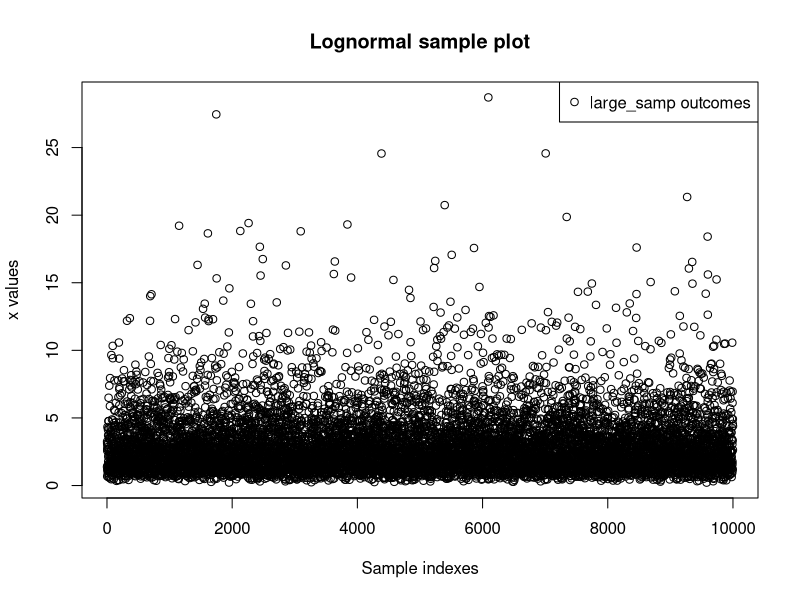
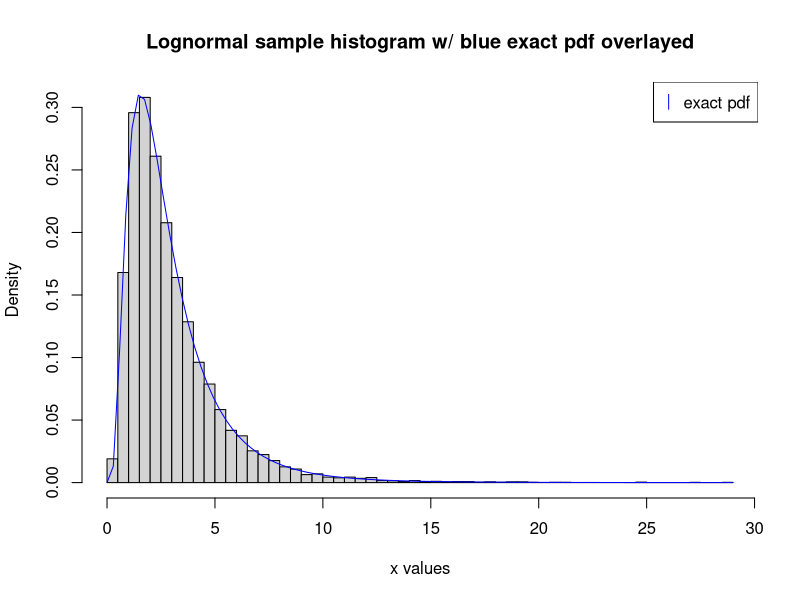
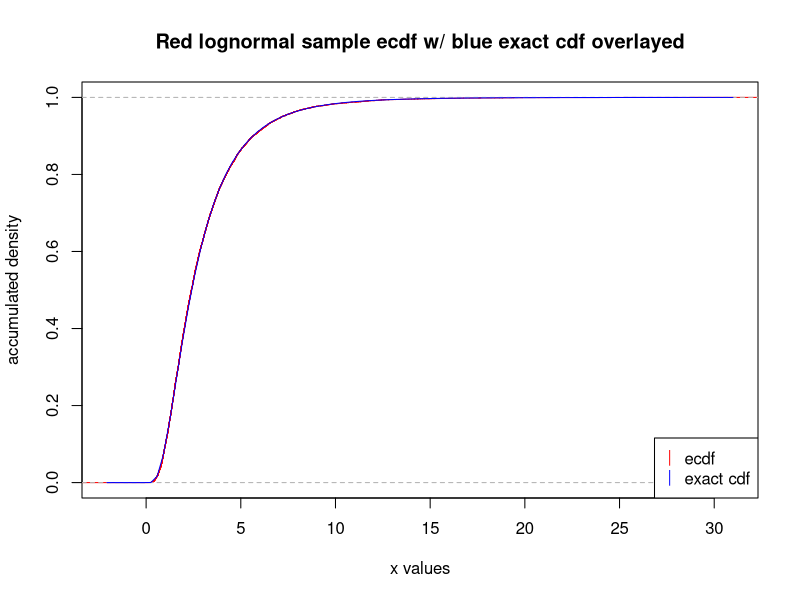

The R source for these figures, in order:
## ---- chunk 1
find_params <- function(exp, var) {
  sig_sq <- log(var / exp^2 + 1)
  mu <- log(exp) - sig_sq / 2
  return(list("mu" = mu, "sig_sq" = sig_sq))
}
## ---- chunk 2
params <- find_params(3, 5)
ln_mu <- params$mu; ln_sig_sq <- params$sig_sq
ln_mu; ln_sig_sq
## ---- chunk 3
n <- 10000
ln_sig <- sqrt(ln_sig_sq)
large_samp <- rlnorm(n, ln_mu, ln_sig)
## ---- chunk 4
plot(large_samp, main = "Lognormal sample plot", xlab = "Sample indexes",
     ylab = "x values")
legend("topright", legend = "large_samp outcomes", pch = 1)
## ---- chunk 5
hist(large_samp, 50, FALSE,
     main = "Lognormal sample histogram w/ blue exact pdf overlayed",
     xlab = "x values")
curve(dlnorm(x, meanlog = ln_mu, sdlog = ln_sig), add = TRUE, col = "blue")
legend("topright", legend = "exact pdf", col = "blue", pch = "|")
## ---- chunk 6
plot(ecdf(large_samp),
     main = "Red lognormal sample ecdf w/ blue exact cdf overlayed",
     xlab = "x values", ylab = "accumulated density", col = "red")
curve(plnorm(x, meanlog = ln_mu, sdlog = ln_sig), add = TRUE, col = "blue")
legend("bottomright", legend = c("ecdf", "exact cdf"), col = c("red", "blue"),
       pch = "|")
## ---- chunk 7
# Load MASS library for use of mvrnorm function
library(MASS)

fit_locdisp_mlfp <- function(eps_mat, p_vec, nu, thresh) {
  # Extract length of p_vec (also width of eps_mat) and num_rows
  t_bar <- length(p_vec)
  num_rows <- nrow(eps_mat)
  
  # Introduce helper functions for constructing m_vec, s_mat
  construct_m_vec <- function(vec) {
    # simple matrix multiplication
    m_vec_ <- eps_mat %*% vec
    return(m_vec_)
  }
  construct_s_mat <- function(vec, m_vec_) {
    # Replace each 2*1 col of eps_mat w/ 2*2 prod
    mat_prod <- matrix(apply(eps_mat, 2, function(eps) (eps - m_vec_)
                             %*% t(eps - m_vec_)), 2)
    # Multiply each 2*2 square w/in matrix by corresponding vec val
    weighted_mat_prod <- sweep(mat_prod, 2, rep(vec, each = 2), '*')
    # Sum up 2*2 squares w/in matrix
    s_mat_ <- matrix(c(rowSums(weighted_mat_prod[, seq(1, 2*t_bar, 2)]),
                       rowSums(weighted_mat_prod[, seq(2, 2*t_bar, 2)])), 2)
  }
  # Learned sweep method from
  # https://intellipaat.com/community/24687/multiply-rows-of-matrix-by-vector
  
  # 0. Initialize
  m_vec <- construct_m_vec(p_vec)
  s_mat <- construct_s_mat(p_vec, m_vec)
  if (nu > 2) {
    s_mat <- ((nu - 2) / nu) * s_mat
  }
  
  # Construct norm values to be updated after each run to check for convergence
  rel_euc_norm <- thresh * 2
  rel_fro_norm <- thresh * 2
  
  while ((rel_euc_norm > thresh) || (rel_fro_norm > thresh)) {
    # 1. Update weights and FP
    w_vec <- (nu + num_rows) /
      (nu + apply(eps_mat, 2, function(eps) t(eps - m_vec) %*% t(s_mat) %*%
                    (eps - m_vec)))
    q_vec <- p_vec * w_vec / sum(p_vec * w_vec)
    
    # 2. Update output
    m_vec_old <- m_vec; m_vec_old
    m_vec <- construct_m_vec(q_vec)
    s_mat_old <- s_mat; s_mat_old
    s_mat <- construct_s_mat(q_vec, m_vec)
    
    # Update norm values to check for convergence; return to 1) if no
    # convergence
    rel_euc_norm <- (norm(m_vec - m_vec_old)) / norm(m_vec_old); rel_euc_norm
    rel_fro_norm <- (det(s_mat - s_mat_old)) / det(s_mat_old); rel_fro_norm
  }
  # 3. If convergence, output (mu_vec, sig_sq_vec)
  return(list("m_vec" = m_vec, "s_mat" = s_mat))
}
## ---- chunk 8
n <- 1000
mu <- c(0, 0)
Sigma <- matrix(c(1, 0, 0, 1), 2)

eps_mat <- t(mvrnorm(n, mu, Sigma))
p_vec <- rep(1 / n, n)
nu <- 100
thresh <- 10^(-9)
fit_locdisp_mlfp(eps_mat, p_vec, nu, thresh)
